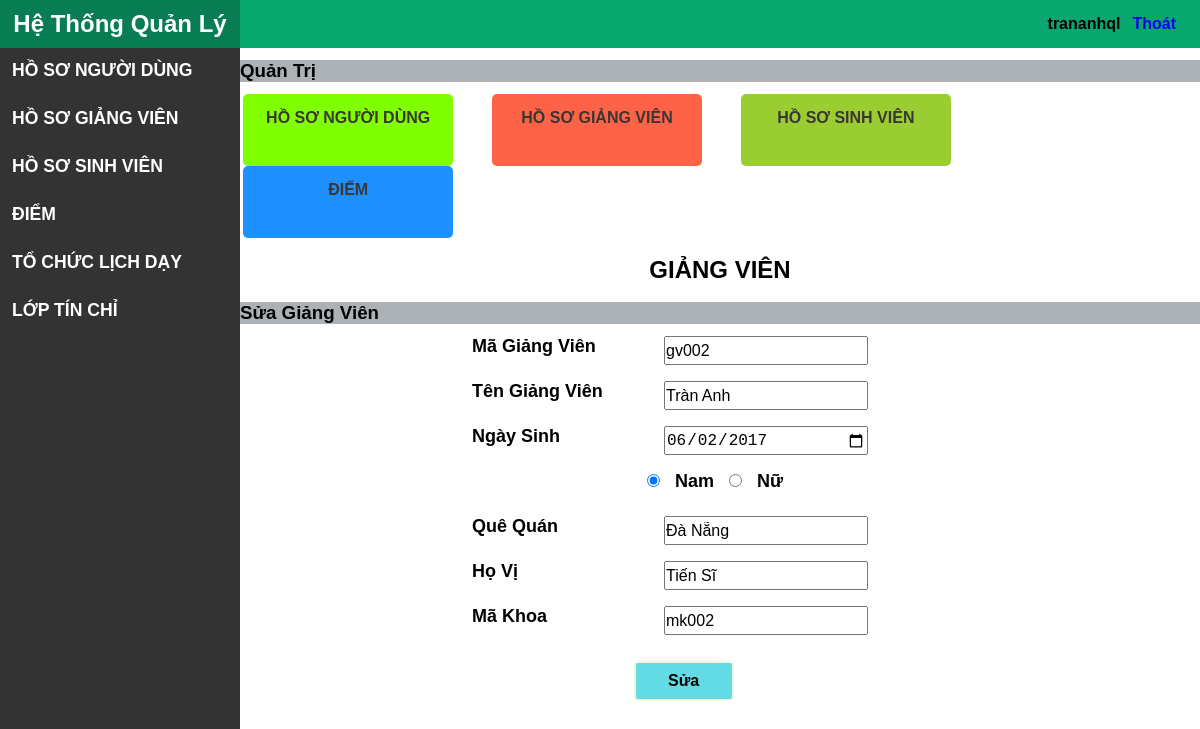
The app's page /GiangVien/SuaGiangVien/gv002 (signed in), older data.
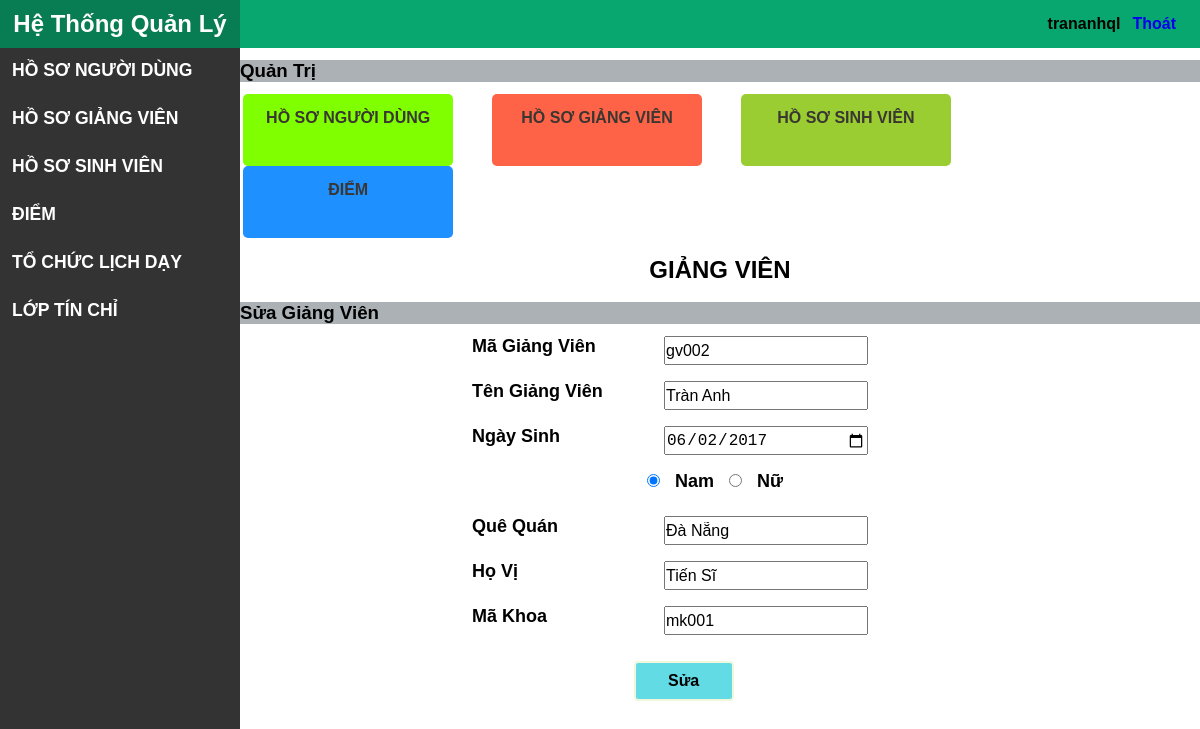
The same page, newer data.
### tables this page shows
CREATE TABLE `giangvien` (
  `magv` varchar(20) NOT NULL,
  `tengv` varchar(100) DEFAULT NULL,
  `gioitinh` bit(1) DEFAULT NULL,
  `ngaysinh` date DEFAULT NULL,
  `quequan` varchar(100) DEFAULT NULL,
  `hocvi` varchar(100) DEFAULT NULL,
  `makhoa` varchar(20) DEFAULT NULL
);

### mvc/core/Controller.php (called while the page is built, shortened)
<?php
class Controller
{
    public function view($view, $data = [])
    {
        require_once "./mvc/views/" . $view . ".php";
    }
}

### mvc/controllers/GiangVien.php (called while the page is built, shortened)
<?php
class GiangVien extends Controller
{
    public function SuaGiangVien($magv)
    {
        $daoGiangVien = $this->model("DaoGiangVien");
        $res = "";
        $arrGiangVien = $daoGiangVien->layGiangVienTheoMaGV($magv);
        $this->view("LayoutQuanTri", ["page" => "GVSua", "css" => "GVSua", "arrGiangVien" => $arrGiangVien, "res" => $res]);
    }
}

### mvc/core/App.php (called while the page is built, shortened)
<?php
class App
{
   protected $action = "SayHi";
   protected $params = [];
   function __construct()
   {
      $arr = $this->UrlProcess();
      $this->controller=new $this->controller;
      unset($arr[0]);
      if (isset($arr[1])) {
         if (method_exists($this->controller, $arr[1])) {
            $this->action = $arr[1];
         }
      }
      unset($arr[1]);
      if (isset($arr)) {
         $this->params = $arr;
      } else {
         $this->params = [];
      }
      call_user_func_array([$this->controller,$this->action],$this->params);
   }
   function UrlProcess()
   {
      if (isset($_GET['url'])) {
         return explode('/', filter_var(trim($_GET['url'], '/')));
      }
   }
}

### index.php (called while the page is built, shortened)
<?php
$myApp = new App();

### mvc/core/DB.php (called while the page is built, shortened)
<?php
class DB
{
    protected $serverName = "localhost";
    protected $userName = "root";
    protected $password = "";
    function __construct()
    {
        $this->conn=mysqli_connect($this->serverName,$this->userName,$this->password);
     }
}

### mvc/models/DaoGiangVien.php (called while the page is built, shortened)
<?php
class DaoGiangVien extends DB
{
    public function layGiangVienTheoMaGV($magv)
    {
        $array = [];
        $sql = "SELECT * FROM giangvien WHERE magv='".$magv."'";
        $result = mysqli_query($this->conn, $sql);
        while ($row = mysqli_fetch_assoc($result)) {
            $array[] = $row;
        }
        return $array;
    }
}

### mvc/views/pages/GVSua.php (the view, shortened to what this page needs)
<div class="content-main">
    <h2>GIẢNG VIÊN</h2>
    <h3>Sửa Giảng Viên</h3>
    <form id="formSV" method="POST" action="">
        <div class="row">
            <label for="magv" class="lb">Mã Giảng Viên</label>
            <input type="text" id="magv" name="magv" value="<?php echo $data["arrGiangVien"][0]["magv"] ?>" readonly />
        </div>
        <div class="row">
            <label for="tengv" class="lb">Tên Giảng Viên</label>
            <input type="text" id="tengv" name="tengv" value="<?php echo $data["arrGiangVien"][0]["tengv"] ?>" required />
        </div>
        <div class="row">
            <label for="ngaysinh" class="lb">Ngày Sinh</label>
            <input type="date" id="ngaysinh" name="ngaysinh" value="<?php echo $data["arrGiangVien"][0]["ngaysinh"] ?>" required />
        </div>
        <div class="row rowradio">
            <input type="radio" id="nam" name="gioitinh" value="1" <?php if ($data["arrGiangVien"][0]["gioitinh"] == 1) echo 'checked="checked"' ?> />
            <label for="nam">Nam</label>
            <input type="radio" id="nu" name="gioitinh" value="0" <?php if ($data["arrGiangVien"][0]["gioitinh"] == 0) echo 'checked="checked"' ?> />
            <label for="nu">Nữ</label>
        </div>
        <div class="row">
            <label for="quequan" class="lb">Quê Quán</label>
            <input type="text" id="quequan" name="quequan" value="<?php echo $data["arrGiangVien"][0]["quequan"] ?>" required />
        </div>
        <div class="row">
            <label for="hocvi" class="lb">Họ Vị</label>
            <input type="text" id="hocvi" name="hocvi" value="<?php echo $data["arrGiangVien"][0]["hocvi"] ?>" required />
        </div>
        <div class="row">
            <label for="makhoa" class="lb">Mã Khoa</label>
            <input type="text" id="makhoa" name="makhoa" value="<?php echo $data["arrGiangVien"][0]["makhoa"] ?>" required />
        </div>
        <div class="row">
            <input type="submit" name="sua" value="Sửa" />
        </div>
    </form>
</div>

Row changes from the older to the newer data that the page shows:
changed giangvien "gv002": makhoa "mk002" → "mk001"
